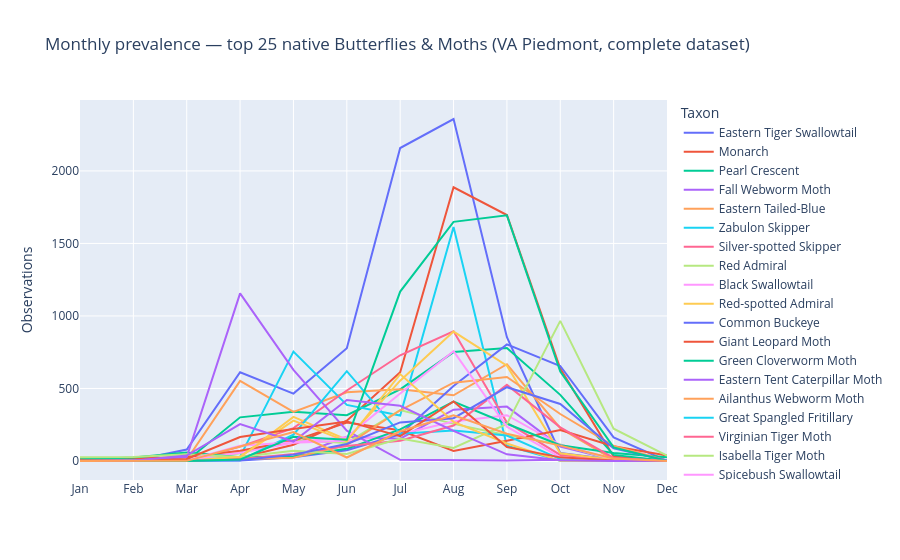
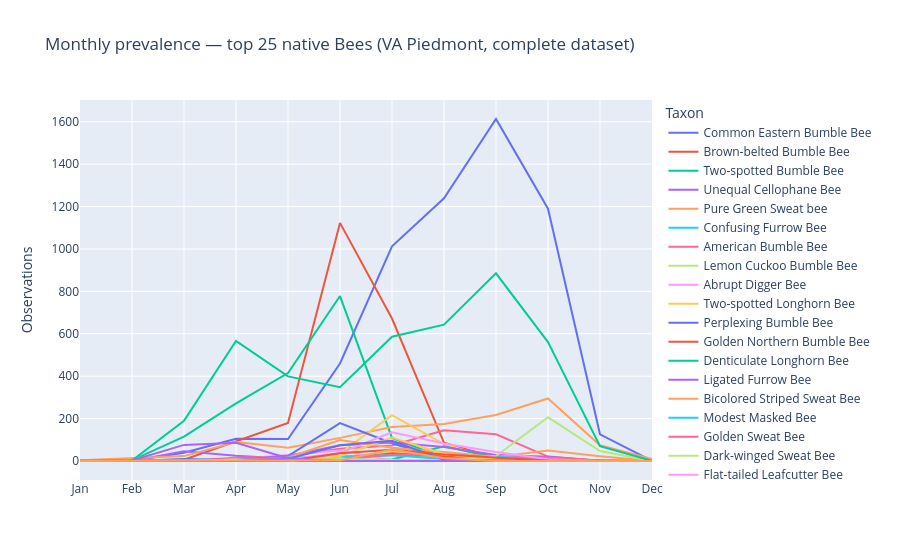

Source (notebook cell) for these figures, in order:
### Code cell
# -- Monthly outreach chart: top-N native taxa per focus group --
_month_order = ['Jan', 'Feb', 'Mar', 'Apr', 'May', 'Jun',
                'Jul', 'Aug', 'Sep', 'Oct', 'Nov', 'Dec']

monthly_taxa_df['month_name'] = monthly_taxa_df['month'].apply(lambda m: _month_order[m - 1])
monthly_taxa_df['month_name'] = pd.Categorical(
    monthly_taxa_df['month_name'], categories=_month_order, ordered=True
)
monthly_taxa_df['label'] = monthly_taxa_df['common_name'].fillna(monthly_taxa_df['taxon_name'])

for fg, title_label in [('Lepidoptera', 'Butterflies & Moths'), ('Anthophila', 'Bees')]:
    df_fg = monthly_taxa_df[monthly_taxa_df['focus_group'] == fg].sort_values('month')
    fig = px.line(
        df_fg,
        x='month_name',
        y='count',
        color='label',
        title=f'Monthly prevalence — top {TOP_N} native {title_label} (VA Piedmont, complete dataset)',
        labels={'count': 'Observations', 'month_name': '', 'label': 'Taxon'},
        category_orders={'month_name': _month_order},
    )
    fig.show()

### Figure 1 — Plotly figure (JSON) as saved in the notebook; plotly's stock layout.template omitted (floating-point values rounded to 4 significant figures)
{"data": [{"hovertemplate": "Taxon=Eastern Tiger Swallowtail<br>=%{x}<br>Observations=%{y}<extra></extra>", "legendgroup": "Eastern Tiger Swallowtail", "line": {"color": "#636efa", "dash": "solid"}, "marker": {"symbol": "circle"}, "mode": "lines", "name": "Eastern Tiger Swallowtail", "orientation": "v", "showlegend": true, "type": "scatter", "x": ["Jan", "Feb", "Mar", "Apr", "May", "Jun", "Jul", "Aug", "Sep", "Oct", "Nov", "Dec"], "xaxis": "x", "y": [4, 4, 79, 612, 465, 777, 2158, 2358, 853, 55, 8, 7], "yaxis": "y"}, {"hovertemplate": "Taxon=Monarch<br>=%{x}<br>Observations=%{y}<extra></extra>", "legendgroup": "Monarch", "line": {"color": "#EF553B", "dash": "solid"}, "marker": {"symbol": "circle"}, "mode": "lines", "name": "Monarch", "orientation": "v", "showlegend": true, "type": "scatter", "x": ["Jan", "Feb", "Mar", "Apr", "May", "Jun", "Jul", "Aug", "Sep", "Oct", "Nov", "Dec"], "xaxis": "x", "y": [0, 2, 3, 23, 112, 278, 612, 1887, 1696, 637, 31, 1], "yaxis": "y"}, {"hovertemplate": "Taxon=Pearl Crescent<br>=%{x}<br>Observations=%{y}<extra></extra>", "legendgroup": "Pearl Crescent", "line": {"color": "#00cc96", "dash": "solid"}, "marker": {"symbol": "circle"}, "mode": "lines", "name": "Pearl Crescent", "orientation": "v", "showlegend": true, "type": "scatter", "x": ["Jan", "Feb", "Mar", "Apr", "May", "Jun", "Jul", "Aug", "Sep", "Oct", "Nov", "Dec"], "xaxis": "x", "y": [0, 0, 1, 301, 339, 316, 494, 751, 779, 456, 42, 0], "yaxis": "y"}, {"hovertemplate": "Taxon=Fall Webworm Moth<br>=%{x}<br>Observations=%{y}<extra></extra>", "legendgroup": "Fall Webworm Moth", "line": {"color": "#ab63fa", "dash": "solid"}, "marker": {"symbol": "circle"}, "mode": "lines", "name": "Fall Webworm Moth", "orientation": "v", "showlegend": true, "type": "scatter", "x": ["Jan", "Feb", "Mar", "Apr", "May", "Jun", "Jul", "Aug", "Sep", "Oct", "Nov", "Dec"], "xaxis": "x", "y": [0, 0, 4, 13, 30, 167, 154, 354, 375, 100, 8, 1], "yaxis": "y"}, {"hovertemplate": "Taxon=Eastern Tailed-Blue<br>=%{x}<br>Observations=%{y}<extra></extra>", "legendgroup": "Eastern Tailed-Blue", "line": {"color": "#FFA15A", "dash": "solid"}, "marker": {"symbol": "circle"}, "mode": "lines", "name": "Eastern Tailed-Blue", "orientation": "v", "showlegend": true, "type": "scatter", "x": ["Jan", "Feb", "Mar", "Apr", "May", "Jun", "Jul", "Aug", "Sep", "Oct", "Nov", "Dec"], "xaxis": "x", "y": [0, 0, 9, 552, 339, 474, 494, 453, 667, 226, 9, 0], "yaxis": "y"}, {"hovertemplate": "Taxon=Zabulon Skipper<br>=%{x}<br>Observations=%{y}<extra></extra>", "legendgroup": "Zabulon Skipper", "line": {"color": "#19d3f3", "dash": "solid"}, "marker": {"symbol": "circle"}, "mode": "lines", "name": "Zabulon Skipper", "orientation": "v", "showlegend": true, "type": "scatter", "x": ["Jan", "Feb", "Mar", "Apr", "May", "Jun", "Jul", "Aug", "Sep", "Oct", "Nov", "Dec"], "xaxis": "x", "y": [0, 0, 0, 30, 754, 387, 313, 1613, 106, 1, 1, 0], "yaxis": "y"}, {"hovertemplate": "Taxon=Silver-spotted Skipper<br>=%{x}<br>Observations=%{y}<extra></extra>", "legendgroup": "Silver-spotted Skipper", "line": {"color": "#FF6692", "dash": "solid"}, "marker": {"symbol": "circle"}, "mode": "lines", "name": "Silver-spotted Skipper", "orientation": "v", "showlegend": true, "type": "scatter", "x": ["Jan", "Feb", "Mar", "Apr", "May", "Jun", "Jul", "Aug", "Sep", "Oct", "Nov", "Dec"], "xaxis": "x", "y": [0, 0, 0, 99, 227, 486, 729, 894, 265, 42, 4, 0], "yaxis": "y"}, {"hovertemplate": "Taxon=Red Admiral<br>=%{x}<br>Observations=%{y}<extra></extra>", "legendgroup": "Red Admiral", "line": {"color": "#B6E880", "dash": "solid"}, "marker": {"symbol": "circle"}, "mode": "lines", "name": "Red Admiral", "orientation": "v", "showlegend": true, "type": "scatter", "x": ["Jan", "Feb", "Mar", "Apr", "May", "Jun", "Jul", "Aug", "Sep", "Oct", "Nov", "Dec"], "xaxis": "x", "y": [0, 0, 1, 53, 145, 125, 351, 256, 177, 114, 5, 0], "yaxis": "y"}, {"hovertemplate": "Taxon=Black Swallowtail<br>=%{x}<br>Observations=%{y}<extra></extra>", "legendgroup": "Black Swallowtail", "line": {"color": "#FF97FF", "dash": "solid"}, "marker": {"symbol": "circle"}, "mode": "lines", "name": "Black Swallowtail", "orientation": "v", "showlegend": true, "type": "scatter", "x": ["Jan", "Feb", "Mar", "Apr", "May", "Jun", "Jul", "Aug", "Sep", "Oct", "Nov", "Dec"], "xaxis": "x", "y": [1, 0, 5, 57, 126, 140, 184, 272, 316, 112, 12, 4], "yaxis": "y"}, {"hovertemplate": "Taxon=Red-spotted Admiral<br>=%{x}<br>Observations=%{y}<extra></extra>", "legendgroup": "Red-spotted Admiral", "line": {"color": "#FECB52", "dash": "solid"}, "marker": {"symbol": "circle"}, "mode": "lines", "name": "Red-spotted Admiral", "orientation": "v", "showlegend": true, "type": "scatter", "x": ["Jan", "Feb", "Mar", "Apr", "May", "Jun", "Jul", "Aug", "Sep", "Oct", "Nov", "Dec"], "xaxis": "x", "y": [0, 0, 0, 28, 304, 147, 554, 892, 657, 53, 7, 2], "yaxis": "y"}, {"hovertemplate": "Taxon=Common Buckeye<br>=%{x}<br>Observations=%{y}<extra></extra>", "legendgroup": "Common Buckeye", "line": {"color": "#636efa", "dash": "solid"}, "marker": {"symbol": "circle"}, "mode": "lines", "name": "Common Buckeye", "orientation": "v", "showlegend": true, "type": "scatter", "x": ["Jan", "Feb", "Mar", "Apr", "May", "Jun", "Jul", "Aug", "Sep", "Oct", "Nov", "Dec"], "xaxis": "x", "y": [1, 0, 1, 4, 26, 74, 184, 517, 804, 655, 163, 1], "yaxis": "y"}, {"hovertemplate": "Taxon=Giant Leopard Moth<br>=%{x}<br>Observations=%{y}<extra></extra>", "legendgroup": "Giant Leopard Moth", "line": {"color": "#EF553B", "dash": "solid"}, "marker": {"symbol": "circle"}, "mode": "lines", "name": "Giant Leopard Moth", "orientation": "v", "showlegend": true, "type": "scatter", "x": ["Jan", "Feb", "Mar", "Apr", "May", "Jun", "Jul", "Aug", "Sep", "Oct", "Nov", "Dec"], "xaxis": "x", "y": [14, 18, 28, 71, 139, 265, 212, 69, 139, 213, 102, 37], "yaxis": "y"}, {"hovertemplate": "Taxon=Green Cloverworm Moth<br>=%{x}<br>Observations=%{y}<extra></extra>", "legendgroup": "Green Cloverworm Moth", "line": {"color": "#00cc96", "dash": "solid"}, "marker": {"symbol": "circle"}, "mode": "lines", "name": "Green Cloverworm Moth", "orientation": "v", "showlegend": true, "type": "scatter", "x": ["Jan", "Feb", "Mar", "Apr", "May", "Jun", "Jul", "Aug", "Sep", "Oct", "Nov", "Dec"], "xaxis": "x", "y": [12, 24, 59, 25, 31, 84, 218, 410, 257, 109, 55, 26], "yaxis": "y"}, {"hovertemplate": "Taxon=Eastern Tent Caterpillar Moth<br>=%{x}<br>Observations=%{y}<extra></extra>", "legendgroup": "Eastern Tent Caterpillar Moth", "line": {"color": "#ab63fa", "dash": "solid"}, "marker": {"symbol": "circle"}, "mode": "lines", "name": "Eastern Tent Caterpillar Moth", "orientation": "v", "showlegend": true, "type": "scatter", "x": ["Jan", "Feb", "Mar", "Apr", "May", "Jun", "Jul", "Aug", "Sep", "Oct", "Nov", "Dec"], "xaxis": "x", "y": [1, 2, 27, 1156, 628, 209, 8, 4, 4, 9, 1, 1], "yaxis": "y"}, {"hovertemplate": "Taxon=Ailanthus Webworm Moth<br>=%{x}<br>Observations=%{y}<extra></extra>", "legendgroup": "Ailanthus Webworm Moth", "line": {"color": "#FFA15A", "dash": "solid"}, "marker": {"symbol": "circle"}, "mode": "lines", "name": "Ailanthus Webworm Moth", "orientation": "v", "showlegend": true, "type": "scatter", "x": ["Jan", "Feb", "Mar", "Apr", "May", "Jun", "Jul", "Aug", "Sep", "Oct", "Nov", "Dec"], "xaxis": "x", "y": [2, 1, 1, 14, 23, 109, 350, 540, 579, 324, 104, 3], "yaxis": "y"}, {"hovertemplate": "Taxon=Great Spangled Fritillary<br>=%{x}<br>Observations=%{y}<extra></extra>", "legendgroup": "Great Spangled Fritillary", "line": {"color": "#19d3f3", "dash": "solid"}, "marker": {"symbol": "circle"}, "mode": "lines", "name": "Great Spangled Fritillary", "orientation": "v", "showlegend": true, "type": "scatter", "x": ["Jan", "Feb", "Mar", "Apr", "May", "Jun", "Jul", "Aug", "Sep", "Oct", "Nov", "Dec"], "xaxis": "x", "y": [0, 0, 0, 5, 181, 619, 188, 211, 176, 13, 2, 0], "yaxis": "y"}, {"hovertemplate": "Taxon=Virginian Tiger Moth<br>=%{x}<br>Observations=%{y}<extra></extra>", "legendgroup": "Virginian Tiger Moth", "line": {"color": "#FF6692", "dash": "solid"}, "marker": {"symbol": "circle"}, "mode": "lines", "name": "Virginian Tiger Moth", "orientation": "v", "showlegend": true, "type": "scatter", "x": ["Jan", "Feb", "Mar", "Apr", "May", "Jun", "Jul", "Aug", "Sep", "Oct", "Nov", "Dec"], "xaxis": "x", "y": [0, 0, 3, 12, 49, 104, 140, 245, 525, 232, 21, 0], "yaxis": "y"}, {"hovertemplate": "Taxon=Isabella Tiger Moth<br>=%{x}<br>Observations=%{y}<extra></extra>", "legendgroup": "Isabella Tiger Moth", "line": {"color": "#B6E880", "dash": "solid"}, "marker": {"symbol": "circle"}, "mode": "lines", "name": "Isabella Tiger Moth", "orientation": "v", "showlegend": true, "type": "scatter", "x": ["Jan", "Feb", "Mar", "Apr", "May", "Jun", "Jul", "Aug", "Sep", "Oct", "Nov", "Dec"], "xaxis": "x", "y": [26, 28, 46, 27, 70, 49, 155, 90, 256, 966, 223, 37], "yaxis": "y"}, {"hovertemplate": "Taxon=Spicebush Swallowtail<br>=%{x}<br>Observations=%{y}<extra></extra>", "legendgroup": "Spicebush Swallowtail", "line": {"color": "#FF97FF", "dash": "solid"}, "marker": {"symbol": "circle"}, "mode": "lines", "name": "Spicebush Swallowtail", "orientation": "v", "showlegend": true, "type": "scatter", "x": ["Jan", "Feb", "Mar", "Apr", "May", "Jun", "Jul", "Aug", "Sep", "Oct", "Nov", "Dec"], "xaxis": "x", "y": [0, 1, 4, 106, 130, 166, 465, 757, 237, 25, 3, 0], "yaxis": "y"}, {"hovertemplate": "Taxon=Silvery Checkerspot<br>=%{x}<br>Observations=%{y}<extra></extra>", "legendgroup": "Silvery Checkerspot", "line": {"color": "#FECB52", "dash": "solid"}, "marker": {"symbol": "circle"}, "mode": "lines", "name": "Silvery Checkerspot", "orientation": "v", "showlegend": true, "type": "scatter", "x": ["Jan", "Feb", "Mar", "Apr", "May", "Jun", "Jul", "Aug", "Sep", "Oct", "Nov", "Dec"], "xaxis": "x", "y": [1, 0, 0, 30, 278, 135, 599, 270, 121, 1, 0, 0], "yaxis": "y"}, {"hovertemplate": "Taxon=Variegated Fritillary<br>=%{x}<br>Observations=%{y}<extra></extra>", "legendgroup": "Variegated Fritillary", "line": {"color": "#636efa", "dash": "solid"}, "marker": {"symbol": "circle"}, "mode": "lines", "name": "Variegated Fritillary", "orientation": "v", "showlegend": true, "type": "scatter", "x": ["Jan", "Feb", "Mar", "Apr", "May", "Jun", "Jul", "Aug", "Sep", "Oct", "Nov", "Dec"], "xaxis": "x", "y": [1, 2, 4, 5, 44, 117, 266, 295, 509, 393, 88, 3], "yaxis": "y"}, {"hovertemplate": "Taxon=North American Luna Moth<br>=%{x}<br>Observations=%{y}<extra></extra>", "legendgroup": "North American Luna Moth", "line": {"color": "#EF553B", "dash": "solid"}, "marker": {"symbol": "circle"}, "mode": "lines", "name": "North American Luna Moth", "orientation": "v", "showlegend": true, "type": "scatter", "x": ["Jan", "Feb", "Mar", "Apr", "May", "Jun", "Jul", "Aug", "Sep", "Oct", "Nov", "Dec"], "xaxis": "x", "y": [3, 0, 14, 165, 221, 273, 171, 411, 96, 25, 3, 0], "yaxis": "y"}, {"hovertemplate": "Taxon=Huron Skipper<br>=%{x}<br>Observations=%{y}<extra></extra>", "legendgroup": "Huron Skipper", "line": {"color": "#00cc96", "dash": "solid"}, "marker": {"symbol": "circle"}, "mode": "lines", "name": "Huron Skipper", "orientation": "v", "showlegend": true, "type": "scatter", "x": ["Jan", "Feb", "Mar", "Apr", "May", "Jun", "Jul", "Aug", "Sep", "Oct", "Nov", "Dec"], "xaxis": "x", "y": [0, 0, 0, 10, 167, 146, 1168, 1649, 1694, 617, 94, 0], "yaxis": "y"}, {"hovertemplate": "Taxon=Zebra Swallowtail<br>=%{x}<br>Observations=%{y}<extra></extra>", "legendgroup": "Zebra Swallowtail", "line": {"color": "#ab63fa", "dash": "solid"}, "marker": {"symbol": "circle"}, "mode": "lines", "name": "Zebra Swallowtail", "orientation": "v", "showlegend": true, "type": "scatter", "x": ["Jan", "Feb", "Mar", "Apr", "May", "Jun", "Jul", "Aug", "Sep", "Oct", "Nov", "Dec"], "xaxis": "x", "y": [0, 1, 38, 254, 134, 420, 381, 208, 46, 5, 0, 1], "yaxis": "y"}, {"hovertemplate": "Taxon=Red-banded Hairstreak<br>=%{x}<br>Observations=%{y}<extra></extra>", "legendgroup": "Red-banded Hairstreak", "line": {"color": "#FFA15A", "dash": "solid"}, "marker": {"symbol": "circle"}, "mode": "lines", "name": "Red-banded Hairstreak", "orientation": "v", "showlegend": true, "type": "scatter", "x": ["Jan", "Feb", "Mar", "Apr", "May", "Jun", "Jul", "Aug", "Sep", "Oct", "Nov", "Dec"], "xaxis": "x", "y": [0, 0, 1, 100, 199, 24, 205, 315, 188, 106, 18, 0], "yaxis": "y"}], "layout": {"legend": {"title": {"text": "Taxon"}, "tracegroupgap": 0}, "title": {"text": "Monthly prevalence — top 25 native Butterflies & Moths (VA Piedmont, complete dataset)"}, "xaxis": {"anchor": "y", "categoryarray": ["Jan", "Feb", "Mar", "Apr", "May", "Jun", "Jul", "Aug", "Sep", "Oct", "Nov", "Dec"], "categoryorder": "array", "domain": [0, 1], "title": {"text": ""}}, "yaxis": {"anchor": "x", "domain": [0, 1], "title": {"text": "Observations"}}}}

### Figure 2 — Plotly figure (JSON) as saved in the notebook; plotly's stock layout.template omitted (floating-point values rounded to 4 significant figures)
{"data": [{"hovertemplate": "Taxon=Common Eastern Bumble Bee<br>=%{x}<br>Observations=%{y}<extra></extra>", "legendgroup": "Common Eastern Bumble Bee", "line": {"color": "#636efa", "dash": "solid"}, "marker": {"symbol": "circle"}, "mode": "lines", "name": "Common Eastern Bumble Bee", "orientation": "v", "showlegend": true, "type": "scatter", "x": ["Jan", "Feb", "Mar", "Apr", "May", "Jun", "Jul", "Aug", "Sep", "Oct", "Nov", "Dec"], "xaxis": "x", "y": [2, 1, 39, 105, 104, 460, 1013, 1239, 1613, 1190, 126, 1], "yaxis": "y"}, {"hovertemplate": "Taxon=Brown-belted Bumble Bee<br>=%{x}<br>Observations=%{y}<extra></extra>", "legendgroup": "Brown-belted Bumble Bee", "line": {"color": "#EF553B", "dash": "solid"}, "marker": {"symbol": "circle"}, "mode": "lines", "name": "Brown-belted Bumble Bee", "orientation": "v", "showlegend": true, "type": "scatter", "x": ["Jan", "Feb", "Mar", "Apr", "May", "Jun", "Jul", "Aug", "Sep", "Oct", "Nov", "Dec"], "xaxis": "x", "y": [0, 1, 6, 94, 179, 1123, 672, 86, 14, 14, 1, 0], "yaxis": "y"}, {"hovertemplate": "Taxon=Two-spotted Bumble Bee<br>=%{x}<br>Observations=%{y}<extra></extra>", "legendgroup": "Two-spotted Bumble Bee", "line": {"color": "#00cc96", "dash": "solid"}, "marker": {"symbol": "circle"}, "mode": "lines", "name": "Two-spotted Bumble Bee", "orientation": "v", "showlegend": true, "type": "scatter", "x": ["Jan", "Feb", "Mar", "Apr", "May", "Jun", "Jul", "Aug", "Sep", "Oct", "Nov", "Dec"], "xaxis": "x", "y": [1, 3, 115, 272, 415, 778, 109, 15, 9, 8, 2, 0], "yaxis": "y"}, {"hovertemplate": "Taxon=Unequal Cellophane Bee<br>=%{x}<br>Observations=%{y}<extra></extra>", "legendgroup": "Unequal Cellophane Bee", "line": {"color": "#ab63fa", "dash": "solid"}, "marker": {"symbol": "circle"}, "mode": "lines", "name": "Unequal Cellophane Bee", "orientation": "v", "showlegend": true, "type": "scatter", "x": ["Jan", "Feb", "Mar", "Apr", "May", "Jun", "Jul", "Aug", "Sep", "Oct", "Nov", "Dec"], "xaxis": "x", "y": [0, 0, 46, 25, 11, 0, 0, 0, 0, 0, 0, 0], "yaxis": "y"}, {"hovertemplate": "Taxon=Pure Green Sweat bee<br>=%{x}<br>Observations=%{y}<extra></extra>", "legendgroup": "Pure Green Sweat bee", "line": {"color": "#FFA15A", "dash": "solid"}, "marker": {"symbol": "circle"}, "mode": "lines", "name": "Pure Green Sweat bee", "orientation": "v", "showlegend": true, "type": "scatter", "x": ["Jan", "Feb", "Mar", "Apr", "May", "Jun", "Jul", "Aug", "Sep", "Oct", "Nov", "Dec"], "xaxis": "x", "y": [3, 13, 23, 90, 62, 109, 160, 175, 217, 295, 74, 9], "yaxis": "y"}, {"hovertemplate": "Taxon=Confusing Furrow Bee<br>=%{x}<br>Observations=%{y}<extra></extra>", "legendgroup": "Confusing Furrow Bee", "line": {"color": "#19d3f3", "dash": "solid"}, "marker": {"symbol": "circle"}, "mode": "lines", "name": "Confusing Furrow Bee", "orientation": "v", "showlegend": true, "type": "scatter", "x": ["Jan", "Feb", "Mar", "Apr", "May", "Jun", "Jul", "Aug", "Sep", "Oct", "Nov", "Dec"], "xaxis": "x", "y": [0, 0, 0, 3, 2, 5, 29, 13, 12, 6, 4, 0], "yaxis": "y"}, {"hovertemplate": "Taxon=American Bumble Bee<br>=%{x}<br>Observations=%{y}<extra></extra>", "legendgroup": "American Bumble Bee", "line": {"color": "#FF6692", "dash": "solid"}, "marker": {"symbol": "circle"}, "mode": "lines", "name": "American Bumble Bee", "orientation": "v", "showlegend": true, "type": "scatter", "x": ["Jan", "Feb", "Mar", "Apr", "May", "Jun", "Jul", "Aug", "Sep", "Oct", "Nov", "Dec"], "xaxis": "x", "y": [0, 0, 0, 15, 22, 58, 73, 145, 126, 21, 1, 0], "yaxis": "y"}, {"hovertemplate": "Taxon=Lemon Cuckoo Bumble Bee<br>=%{x}<br>Observations=%{y}<extra></extra>", "legendgroup": "Lemon Cuckoo Bumble Bee", "line": {"color": "#B6E880", "dash": "solid"}, "marker": {"symbol": "circle"}, "mode": "lines", "name": "Lemon Cuckoo Bumble Bee", "orientation": "v", "showlegend": true, "type": "scatter", "x": ["Jan", "Feb", "Mar", "Apr", "May", "Jun", "Jul", "Aug", "Sep", "Oct", "Nov", "Dec"], "xaxis": "x", "y": [0, 0, 0, 7, 3, 6, 46, 13, 6, 1, 0, 0], "yaxis": "y"}, {"hovertemplate": "Taxon=Abrupt Digger Bee<br>=%{x}<br>Observations=%{y}<extra></extra>", "legendgroup": "Abrupt Digger Bee", "line": {"color": "#FF97FF", "dash": "solid"}, "marker": {"symbol": "circle"}, "mode": "lines", "name": "Abrupt Digger Bee", "orientation": "v", "showlegend": true, "type": "scatter", "x": ["Jan", "Feb", "Mar", "Apr", "May", "Jun", "Jul", "Aug", "Sep", "Oct", "Nov", "Dec"], "xaxis": "x", "y": [0, 0, 1, 1, 29, 50, 2, 0, 0, 0, 0, 0], "yaxis": "y"}, {"hovertemplate": "Taxon=Two-spotted Longhorn Bee<br>=%{x}<br>Observations=%{y}<extra></extra>", "legendgroup": "Two-spotted Longhorn Bee", "line": {"color": "#FECB52", "dash": "solid"}, "marker": {"symbol": "circle"}, "mode": "lines", "name": "Two-spotted Longhorn Bee", "orientation": "v", "showlegend": true, "type": "scatter", "x": ["Jan", "Feb", "Mar", "Apr", "May", "Jun", "Jul", "Aug", "Sep", "Oct", "Nov", "Dec"], "xaxis": "x", "y": [0, 0, 0, 0, 0, 36, 216, 80, 6, 0, 0, 0], "yaxis": "y"}, {"hovertemplate": "Taxon=Perplexing Bumble Bee<br>=%{x}<br>Observations=%{y}<extra></extra>", "legendgroup": "Perplexing Bumble Bee", "line": {"color": "#636efa", "dash": "solid"}, "marker": {"symbol": "circle"}, "mode": "lines", "name": "Perplexing Bumble Bee", "orientation": "v", "showlegend": true, "type": "scatter", "x": ["Jan", "Feb", "Mar", "Apr", "May", "Jun", "Jul", "Aug", "Sep", "Oct", "Nov", "Dec"], "xaxis": "x", "y": [1, 0, 10, 4, 23, 179, 84, 7, 4, 8, 0, 0], "yaxis": "y"}, {"hovertemplate": "Taxon=Golden Northern Bumble Bee<br>=%{x}<br>Observations=%{y}<extra></extra>", "legendgroup": "Golden Northern Bumble Bee", "line": {"color": "#EF553B", "dash": "solid"}, "marker": {"symbol": "circle"}, "mode": "lines", "name": "Golden Northern Bumble Bee", "orientation": "v", "showlegend": true, "type": "scatter", "x": ["Jan", "Feb", "Mar", "Apr", "May", "Jun", "Jul", "Aug", "Sep", "Oct", "Nov", "Dec"], "xaxis": "x", "y": [0, 0, 0, 2, 11, 7, 37, 21, 6, 1, 0, 0], "yaxis": "y"}, {"hovertemplate": "Taxon=Denticulate Longhorn Bee<br>=%{x}<br>Observations=%{y}<extra></extra>", "legendgroup": "Denticulate Longhorn Bee", "line": {"color": "#00cc96", "dash": "solid"}, "marker": {"symbol": "circle"}, "mode": "lines", "name": "Denticulate Longhorn Bee", "orientation": "v", "showlegend": true, "type": "scatter", "x": ["Jan", "Feb", "Mar", "Apr", "May", "Jun", "Jul", "Aug", "Sep", "Oct", "Nov", "Dec"], "xaxis": "x", "y": [0, 0, 0, 0, 0, 0, 7, 69, 15, 1, 0, 0], "yaxis": "y"}, {"hovertemplate": "Taxon=Ligated Furrow Bee<br>=%{x}<br>Observations=%{y}<extra></extra>", "legendgroup": "Ligated Furrow Bee", "line": {"color": "#ab63fa", "dash": "solid"}, "marker": {"symbol": "circle"}, "mode": "lines", "name": "Ligated Furrow Bee", "orientation": "v", "showlegend": true, "type": "scatter", "x": ["Jan", "Feb", "Mar", "Apr", "May", "Jun", "Jul", "Aug", "Sep", "Oct", "Nov", "Dec"], "xaxis": "x", "y": [0, 0, 0, 6, 24, 74, 87, 66, 28, 20, 1, 0], "yaxis": "y"}, {"hovertemplate": "Taxon=Bicolored Striped Sweat Bee<br>=%{x}<br>Observations=%{y}<extra></extra>", "legendgroup": "Bicolored Striped Sweat Bee", "line": {"color": "#FFA15A", "dash": "solid"}, "marker": {"symbol": "circle"}, "mode": "lines", "name": "Bicolored Striped Sweat Bee", "orientation": "v", "showlegend": true, "type": "scatter", "x": ["Jan", "Feb", "Mar", "Apr", "May", "Jun", "Jul", "Aug", "Sep", "Oct", "Nov", "Dec"], "xaxis": "x", "y": [0, 0, 0, 0, 17, 99, 63, 43, 19, 49, 22, 0], "yaxis": "y"}, {"hovertemplate": "Taxon=Modest Masked Bee<br>=%{x}<br>Observations=%{y}<extra></extra>", "legendgroup": "Modest Masked Bee", "line": {"color": "#19d3f3", "dash": "solid"}, "marker": {"symbol": "circle"}, "mode": "lines", "name": "Modest Masked Bee", "orientation": "v", "showlegend": true, "type": "scatter", "x": ["Jan", "Feb", "Mar", "Apr", "May", "Jun", "Jul", "Aug", "Sep", "Oct", "Nov", "Dec"], "xaxis": "x", "y": [0, 0, 0, 1, 17, 23, 27, 10, 21, 6, 1, 0], "yaxis": "y"}, {"hovertemplate": "Taxon=Golden Sweat Bee<br>=%{x}<br>Observations=%{y}<extra></extra>", "legendgroup": "Golden Sweat Bee", "line": {"color": "#FF6692", "dash": "solid"}, "marker": {"symbol": "circle"}, "mode": "lines", "name": "Golden Sweat Bee", "orientation": "v", "showlegend": true, "type": "scatter", "x": ["Jan", "Feb", "Mar", "Apr", "May", "Jun", "Jul", "Aug", "Sep", "Oct", "Nov", "Dec"], "xaxis": "x", "y": [0, 0, 1, 4, 13, 11, 29, 32, 15, 16, 1, 0], "yaxis": "y"}, {"hovertemplate": "Taxon=Dark-winged Sweat Bee<br>=%{x}<br>Observations=%{y}<extra></extra>", "legendgroup": "Dark-winged Sweat Bee", "line": {"color": "#B6E880", "dash": "solid"}, "marker": {"symbol": "circle"}, "mode": "lines", "name": "Dark-winged Sweat Bee", "orientation": "v", "showlegend": true, "type": "scatter", "x": ["Jan", "Feb", "Mar", "Apr", "May", "Jun", "Jul", "Aug", "Sep", "Oct", "Nov", "Dec"], "xaxis": "x", "y": [0, 0, 2, 6, 3, 10, 7, 2, 23, 206, 47, 0], "yaxis": "y"}, {"hovertemplate": "Taxon=Flat-tailed Leafcutter Bee<br>=%{x}<br>Observations=%{y}<extra></extra>", "legendgroup": "Flat-tailed Leafcutter Bee", "line": {"color": "#FF97FF", "dash": "solid"}, "marker": {"symbol": "circle"}, "mode": "lines", "name": "Flat-tailed Leafcutter Bee", "orientation": "v", "showlegend": true, "type": "scatter", "x": ["Jan", "Feb", "Mar", "Apr", "May", "Jun", "Jul", "Aug", "Sep", "Oct", "Nov", "Dec"], "xaxis": "x", "y": [0, 0, 0, 0, 8, 38, 135, 83, 42, 8, 0, 0], "yaxis": "y"}, {"hovertemplate": "Taxon=Hibiscus Turret Bee<br>=%{x}<br>Observations=%{y}<extra></extra>", "legendgroup": "Hibiscus Turret Bee", "line": {"color": "#FECB52", "dash": "solid"}, "marker": {"symbol": "circle"}, "mode": "lines", "name": "Hibiscus Turret Bee", "orientation": "v", "showlegend": true, "type": "scatter", "x": ["Jan", "Feb", "Mar", "Apr", "May", "Jun", "Jul", "Aug", "Sep", "Oct", "Nov", "Dec"], "xaxis": "x", "y": [0, 0, 0, 0, 0, 24, 111, 33, 7, 0, 0, 0], "yaxis": "y"}, {"hovertemplate": "Taxon=Black-and-gold Bumble Bee<br>=%{x}<br>Observations=%{y}<extra></extra>", "legendgroup": "Black-and-gold Bumble Bee", "line": {"color": "#636efa", "dash": "solid"}, "marker": {"symbol": "circle"}, "mode": "lines", "name": "Black-and-gold Bumble Bee", "orientation": "v", "showlegend": true, "type": "scatter", "x": ["Jan", "Feb", "Mar", "Apr", "May", "Jun", "Jul", "Aug", "Sep", "Oct", "Nov", "Dec"], "xaxis": "x", "y": [0, 0, 0, 0, 10, 74, 95, 6, 2, 0, 0, 0], "yaxis": "y"}, {"hovertemplate": "Taxon=Carpenter-mimic Leafcutter Bee<br>=%{x}<br>Observations=%{y}<extra></extra>", "legendgroup": "Carpenter-mimic Leafcutter Bee", "line": {"color": "#EF553B", "dash": "solid"}, "marker": {"symbol": "circle"}, "mode": "lines", "name": "Carpenter-mimic Leafcutter Bee", "orientation": "v", "showlegend": true, "type": "scatter", "x": ["Jan", "Feb", "Mar", "Apr", "May", "Jun", "Jul", "Aug", "Sep", "Oct", "Nov", "Dec"], "xaxis": "x", "y": [0, 0, 0, 0, 1, 37, 53, 31, 17, 1, 0, 0], "yaxis": "y"}, {"hovertemplate": "Taxon=Eastern Carpenter Bee<br>=%{x}<br>Observations=%{y}<extra></extra>", "legendgroup": "Eastern Carpenter Bee", "line": {"color": "#00cc96", "dash": "solid"}, "marker": {"symbol": "circle"}, "mode": "lines", "name": "Eastern Carpenter Bee", "orientation": "v", "showlegend": true, "type": "scatter", "x": ["Jan", "Feb", "Mar", "Apr", "May", "Jun", "Jul", "Aug", "Sep", "Oct", "Nov", "Dec"], "xaxis": "x", "y": [0, 2, 190, 566, 399, 348, 586, 643, 885, 561, 70, 1], "yaxis": "y"}, {"hovertemplate": "Taxon=Spring Beauty Miner<br>=%{x}<br>Observations=%{y}<extra></extra>", "legendgroup": "Spring Beauty Miner", "line": {"color": "#ab63fa", "dash": "solid"}, "marker": {"symbol": "circle"}, "mode": "lines", "name": "Spring Beauty Miner", "orientation": "v", "showlegend": true, "type": "scatter", "x": ["Jan", "Feb", "Mar", "Apr", "May", "Jun", "Jul", "Aug", "Sep", "Oct", "Nov", "Dec"], "xaxis": "x", "y": [0, 2, 76, 86, 13, 0, 0, 0, 0, 0, 0, 0], "yaxis": "y"}, {"hovertemplate": "Taxon=Lunate Longhorn-cuckoo Bee<br>=%{x}<br>Observations=%{y}<extra></extra>", "legendgroup": "Lunate Longhorn-cuckoo Bee", "line": {"color": "#FFA15A", "dash": "solid"}, "marker": {"symbol": "circle"}, "mode": "lines", "name": "Lunate Longhorn-cuckoo Bee", "orientation": "v", "showlegend": true, "type": "scatter", "x": ["Jan", "Feb", "Mar", "Apr", "May", "Jun", "Jul", "Aug", "Sep", "Oct", "Nov", "Dec"], "xaxis": "x", "y": [0, 0, 0, 0, 0, 3, 54, 13, 0, 0, 0, 0], "yaxis": "y"}], "layout": {"legend": {"title": {"text": "Taxon"}, "tracegroupgap": 0}, "title": {"text": "Monthly prevalence — top 25 native Bees (VA Piedmont, complete dataset)"}, "xaxis": {"anchor": "y", "categoryarray": ["Jan", "Feb", "Mar", "Apr", "May", "Jun", "Jul", "Aug", "Sep", "Oct", "Nov", "Dec"], "categoryorder": "array", "domain": [0, 1], "title": {"text": ""}}, "yaxis": {"anchor": "x", "domain": [0, 1], "title": {"text": "Observations"}}}}
